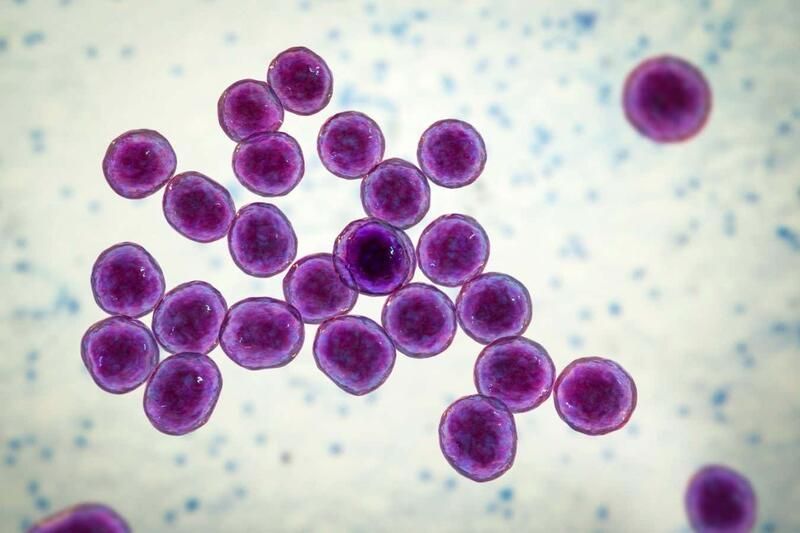
#> input picture week2/Task3/data/bacteria.jpg, 800 x 533 px
$ python task3.py
#> lines starting #> are read from the running program, lines starting #| are printed output that depends on the picture; after the words box and inside, x2 and y2 are one past the last pixel; in counts of white or black regions, pixels touching at a corner belong together
import cv2
import numpy as np

# Load image (grayscale)
img = cv2.imread("./data/bacteria.jpg", cv2.IMREAD_GRAYSCALE)
#> img: shape (533, 800); min 1, max 255, mean 188
_, binary = cv2.threshold(img, 0, 255, cv2.THRESH_BINARY + cv2.THRESH_OTSU)
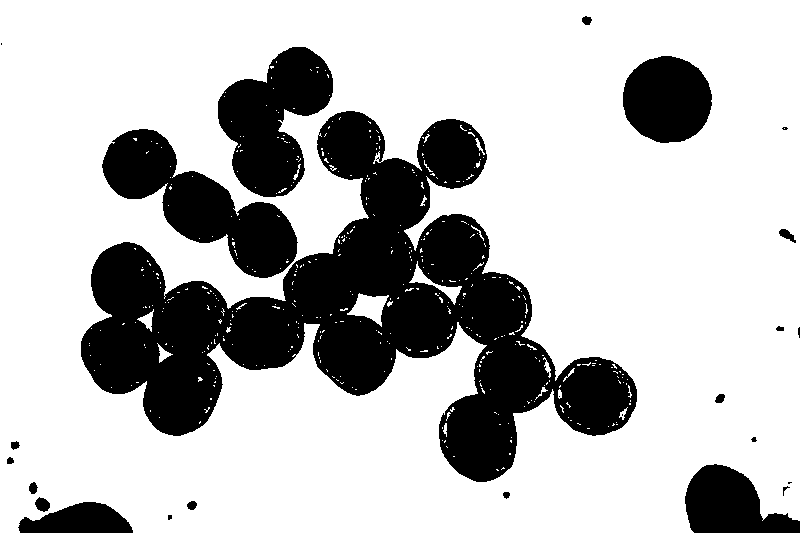
#> binary: shape (533, 800); 73.9% white; 25 black regions (7 under 20 px), largest, box (x1, y1, x2, y2) and area: (81, 111, 637, 482) 74798, (102, 129, 298, 278) 11906, (218, 47, 333, 197) 10188
binary = cv2.bitwise_not(binary)
print(_)
#| 155.0
morph_kernel = cv2.getStructuringElement(cv2.MORPH_RECT , (5,5))
binary = cv2.morphologyEx(binary, cv2.MORPH_CLOSE, morph_kernel)
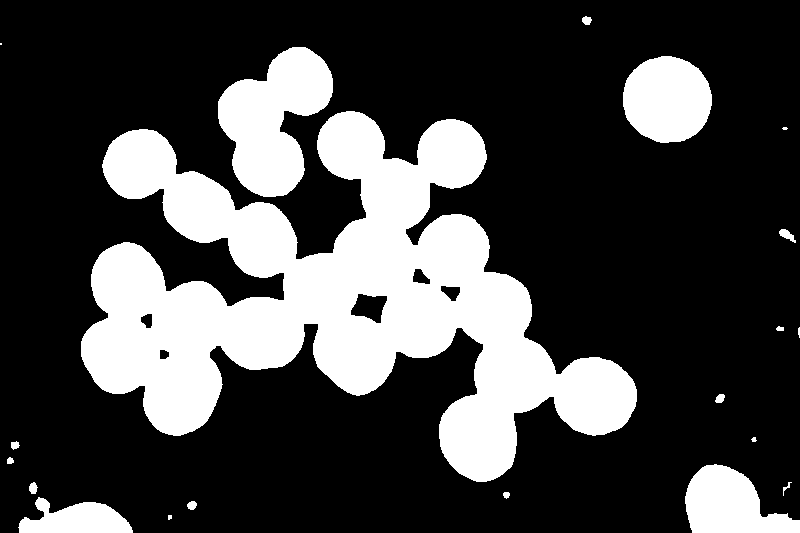
#> binary: shape (533, 800); 26.7% white; 20 white regions (4 under 20 px), largest, box (x1, y1, x2, y2) and area: (81, 111, 637, 482) 89217, (218, 47, 333, 197) 10345, (623, 56, 712, 143) 6089
# binary = cv2.morphologyEx(binary, cv2.MORPH_OPEN, morph_kernel)

sure_bg = cv2.erode(binary, morph_kernel, iterations=4)
#> sure_bg: shape (533, 800); 16% white; 7 white regions, largest, box (x1, y1, x2, y2) and area: (90, 120, 628, 473) 48127, (226, 56, 324, 188) 5830, (172, 181, 289, 269) 4455

dist_transform = cv2.distanceTransform(sure_bg, cv2.DIST_L2, 5)
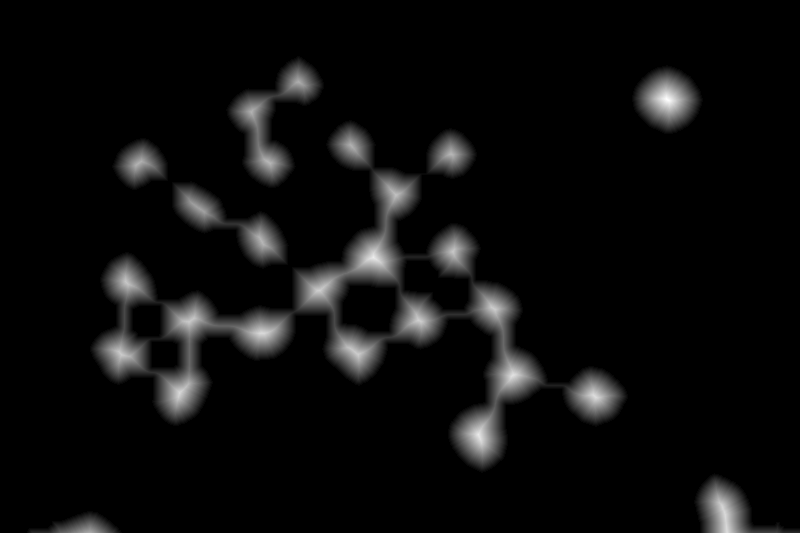
#> dist_transform: shape (533, 800) float32; min 0, max 31.77, mean 1.5; drawn with min black and max white
_, sure_fg = cv2.threshold(dist_transform, 0.5 * dist_transform.max(), 255, 0)
#> sure_fg: shape (533, 800) float32; 2.9% white; 26 white regions, largest, box (x1, y1, x2, y2) and area: (648, 81, 687, 118) 986, (353, 239, 391, 273) 873, (710, 491, 740, 533) 869
sure_fg = np.uint8(sure_fg)

unknown = cv2.subtract(sure_bg, sure_fg)
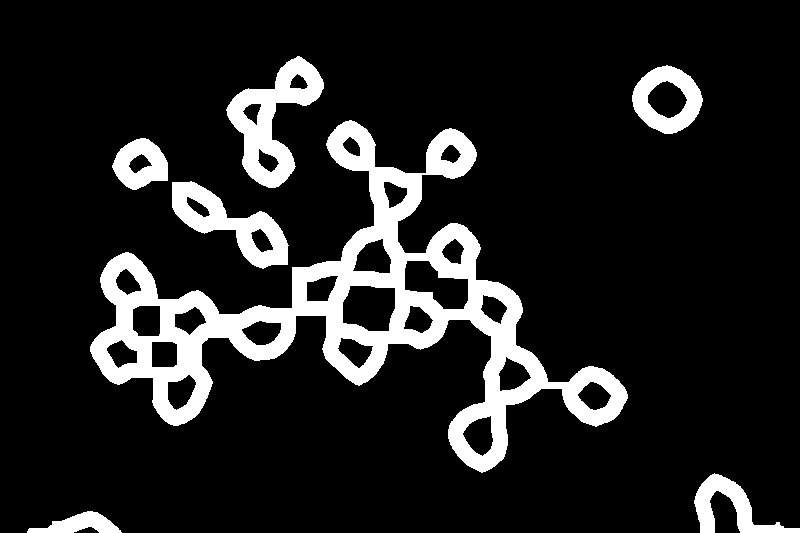
#> unknown: shape (533, 800); 13.2% white; 7 white regions, largest, box (x1, y1, x2, y2) and area: (90, 120, 628, 473) 39241, (226, 56, 324, 188) 5181, (172, 181, 289, 269) 3946

num_labels, labels, stats, centroids = cv2.connectedComponentsWithStats(sure_fg, connectivity=8)
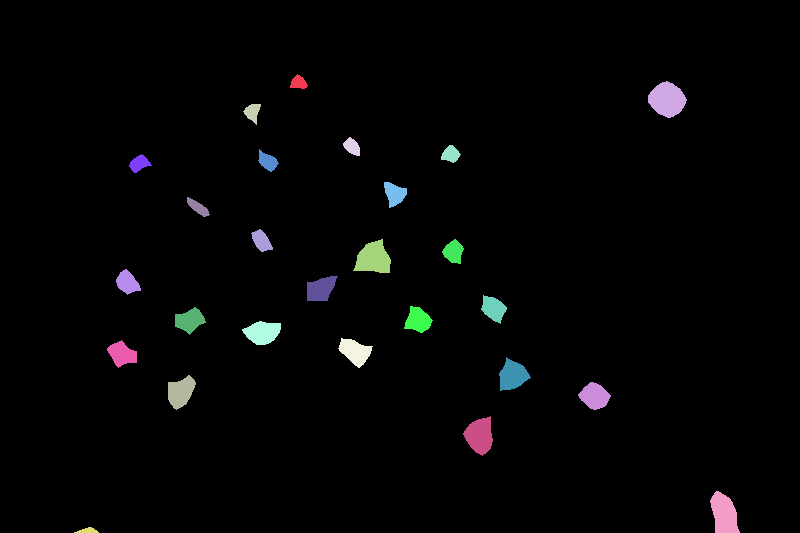
#> labels: shape (533, 800) int32; 27 distinct labels, from 0 to 26; one colour per label, 0 black
#> num_labels = 27; stats = 27 rows, first 6: [0, 0, 800, 533, 414171], [290, 74, 18, 15, 174], [648, 81, 39, 37, 986], [243, 104, 18, 21, 213], [343, 137, 17, 19, 208], [441, 145, 20, 18, 229]; centroids = 27 pairs, first value 87.28 to 723.7, second value 82.24 to 530.3

print(f"Number of components (excluding background): {num_labels - 1}")
#| Number of components (excluding background): 26

gray_output = cv2.cvtColor(img, cv2.COLOR_GRAY2BGR)
binery_output = cv2.cvtColor(sure_fg, cv2.COLOR_GRAY2BGR)

for i in range(1, num_labels):
    x, y, w, h, area = stats[i]
    cv2.rectangle(gray_output, (x, y), (x + w, y + h), (0, 0, 255), 2)
    cv2.putText(gray_output, str(i), (x, y - 5), cv2.FONT_HERSHEY_SIMPLEX, 0.5, (0,255,0), 1)

    cv2.rectangle(binery_output, (x, y), (x + w, y + h), (0, 0, 255), 2)
    cv2.putText(binery_output, str(i), (x, y - 5), cv2.FONT_HERSHEY_SIMPLEX, 0.5, (0,255,0), 1)
#> this loop made 26 passes
#> (x, y, w, h, area) on passes 1 to 12: (290, 74, 18, 15, 174), (648, 81, 39, 37, 986), (243, 104, 18, 21, 213), (343, 137, 17, 19, 208), (441, 145, 20, 18, 229), (258, 149, 21, 23, 262), (129, 154, 23, 19, 240), (384, 182, 23, 26, 375), (187, 197, 23, 20, 210), (251, 229, 22, 23, 299), (353, 239, 38, 34, 873), (442, 239, 22, 25, 352)
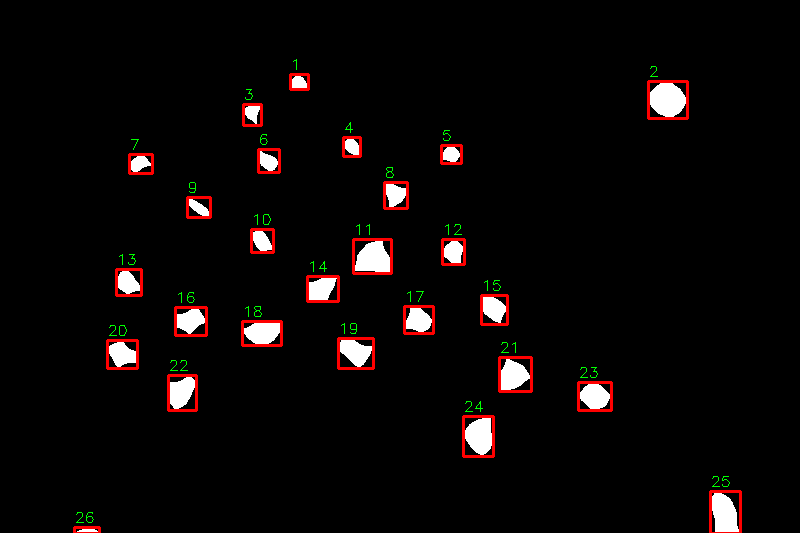
#> binery_output: shape (533, 800, 3); mean B, G, R 6.9, 7.4, 11.7
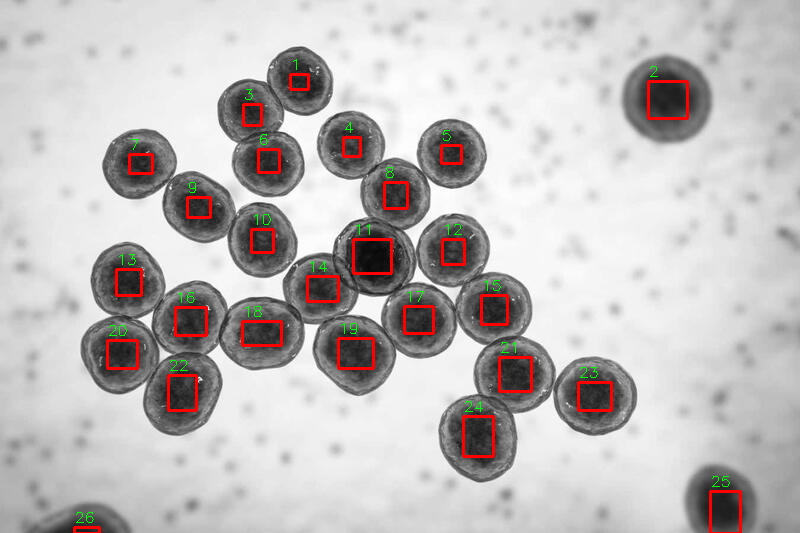
#> gray_output: shape (533, 800, 3); mean B, G, R 186.7, 187.3, 191.6

cv2.imshow("Original", img)
cv2.imshow("Binary", binary)
cv2.imshow("Components on gray", gray_output)
cv2.imshow("Components on binery", binery_output)


cv2.waitKey(0)
cv2.destroyAllWindows()
